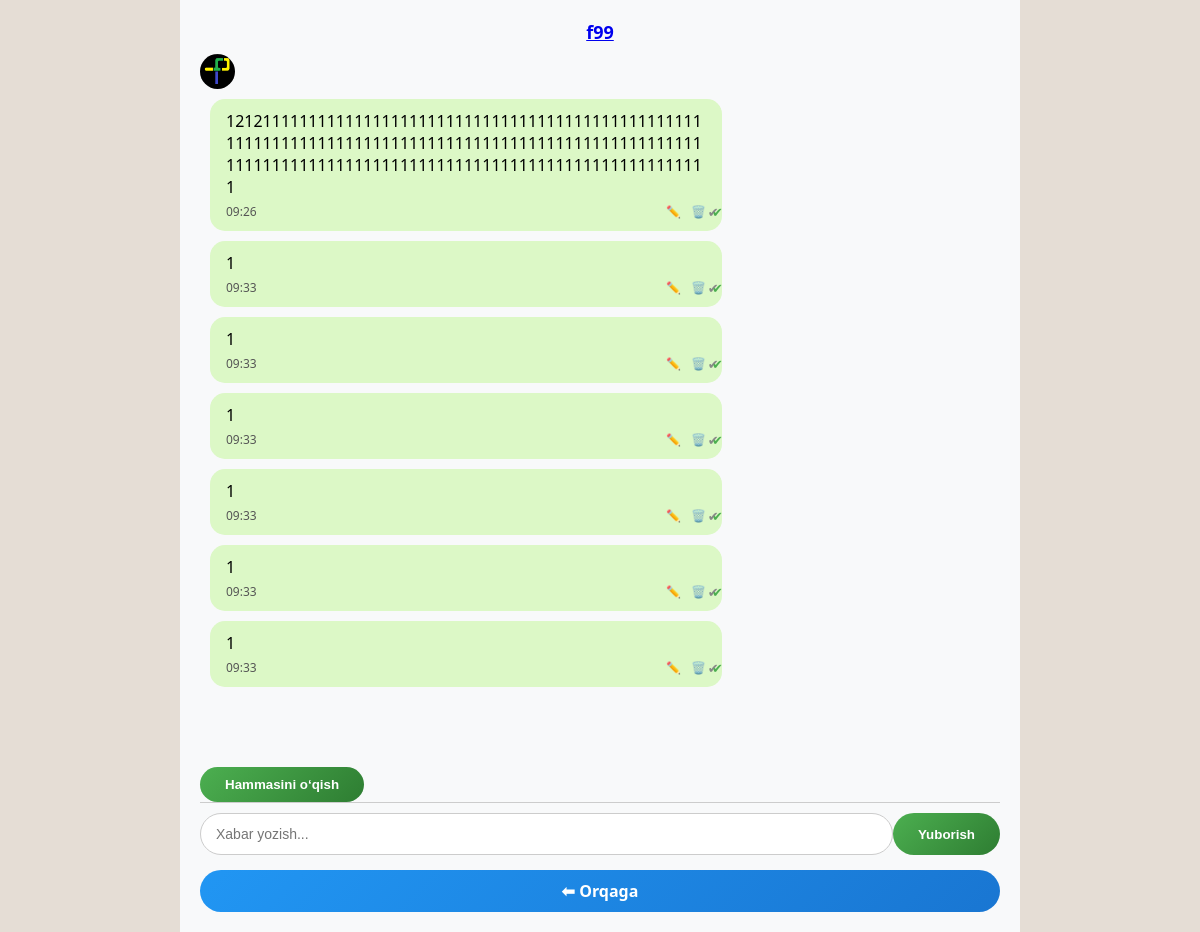
Page /profil/chat/2/ (signed in) on the committed database.
### profil/models.py (models this page shows, shortened)
class CustomUser(AbstractUser):
    phone_number = models.CharField(max_length=15, blank=True, null=True)
    address = models.CharField(max_length=255, blank=True, null=True)
    image = models.FileField(upload_to='profile_images/', blank=True, null=True, default='media/default-profile.png')
    t_me = models.CharField(max_length=50)

class Chat(models.Model):
    author = models.ForeignKey(User, on_delete=models.CASCADE, related_name='sent_messages')
    receiver = models.ForeignKey(User, on_delete=models.CASCADE, related_name='received_messages')
    desc = models.TextField()
    created_at = models.DateTimeField(auto_now_add=True)
    is_view = models.BooleanField(default=False)

### profil/views.py (the view, shortened to what this page needs)
# urls.py: path('chat/<int:id>/', chat_view, name='chat'),
@login_required
def chat_view(request, id):
    qabul = get_object_or_404(User, id=id)
    user = request.user
    mess = Chat.objects.filter(Q(author=user) & Q(receiver=qabul) | Q(author=qabul) & Q(receiver=user)).order_by(
        'created_at')
    ctx = {'messages': mess, 'receiver': qabul, 'user': user, 'r_id': id}
    return render(request, 'xabar_wr.html', ctx)

### profil/templates/xabar_wr.html (shortened to what this page needs)
<!DOCTYPE html>
<html lang="uz">
<head>
</head>
<body>
  <div class="chat-container">
    <div style="font-size: 18px; font-weight: bold; margin-bottom: 10px; text-align: center;">
      <a href="{% url 'profil:s_detail' receiver.id %}">{{ receiver.username }}</a>
    </div>
    {% if receiver.image %}
    <img src="{{ receiver.image.url }}" alt="Profil rasmi" style="width: 35px; height: 35px; border-radius: 50%; vertical-align: middle; margin-right: 10px;">
    {% endif %}
    <div class="messages">
      {% for message in messages %}
        {% if message.author == request.user %}
          <div class="message right">
            <div>{{ message.desc }}</div>
            <div class="meta">
              <span>{{ message.created_at|date:"H:i" }}</span>
              <div class="checkmarks">
                {% if message.is_view %}
                  <span class="checkmark-1">✔</span>
                  <span class="checkmark-2">✔</span>
                {% else %}
                  <span class="checkmark-1">✔</span>
                {% endif %}
              </div>
              <div class="message-actions">
                <a href="{% url 'profil:edit_message' message.id %}">✏️</a>
                <a href="{% url 'profil:delete_mes' message.id %}">🗑️</a>
              </div>
            </div>
          </div>
        {% endif %}
      {% endfor %}
    </div>
    <form method="POST" style="margin-top: 10px;">
      <button type="submit" name="mark_as_read">Hammasini o‘qish</button>
    </form>
    <form method="post" class="form-send">
      <input type="text" name="desc" placeholder="Xabar yozish..." required>
      <button type="submit">Yuborish</button>
    </form>
    <a class="back-link" href="{% url 'profil:chat_list' %}">⬅ Orqaga</a>
  </div>
</body>
</html>

### profil/templates/xabar_wr.html (style rules this page uses)
body { margin: 0; padding: 0; font-family: 'Segoe UI', Tahoma, Geneva, Verdana, sans-serif; background-color: #e5ddd5; }
.chat-container { max-width: 800px; margin: 0 auto; padding: 20px; background: #f8f9fa; height: 100vh; display: flex; flex-direction: column; }
.messages { flex: 1; overflow-y: auto; padding-bottom: 20px; }
.message { max-width: 60%; padding: 10px 15px; margin: 10px; border-radius: 15px; position: relative; word-wrap: break-word; border: 1px solid transparent; }
.right { background-color: #dcf8c6; align-self: flex-end; }
.message .meta { font-size: 12px; color: #555; margin-top: 5px; display: flex; justify-content: space-between; gap: 10px; position: relative; }
.message .meta a { font-size: 12px; color: #007bff; text-decoration: none; }
.message-actions { display: flex; gap: 10px; position: absolute; right: 0; top: 0; }
.message-actions a { font-size: 16px; color: #007bff; text-decoration: none; }
.checkmarks { font-size: 13px; color: #888; margin-left: 8px; position: absolute; right: -17px; top: 0; }
.checkmark-1, .checkmark-2 { display: inline; margin-left: -10px; }
.checkmark-2 { color: #4CAF50; }
.form-send { display: flex; padding-top: 10px; border-top: 1px solid #ccc; }
.form-send input[type="text"] { flex: 1; padding: 12px 15px; border-radius: 25px; border: 1px solid #ccc; outline: none; font-size: 14px; }
button { padding: 10px 25px; background: linear-gradient(135deg, #4CAF50, #2e7d32); border: none; color: white; font-weight: bold; border-radius: 30px; cursor: pointer; transition: background 0.3s ease, transform 0.2s ease; }
.back-link { display: inline-block; padding: 10px 20px; background: linear-gradient(135deg, #2196f3, #1976d2); color: white; font-weight: bold; text-decoration: none; border-radius: 30px; text-align: center; margin-top: 15px; transition: background 0.3s ease, transform 0.2s ease; }

### rows in the picture
CustomUser: username "f99", image (picture)
Chat: desc "1212111111111111111111111111111111111111111111111111111111111111111111111111111111111111111111111111111111111111111111111111111111111111111111111111111111111", created_at "09:26"
Chat: desc "1", created_at "09:33"
Chat: desc "1", created_at "09:33"
Chat: desc "1", created_at "09:33"
Chat: desc "1", created_at "09:33"
Chat: desc "1", created_at "09:33"
Chat: desc "1", created_at "09:33"
